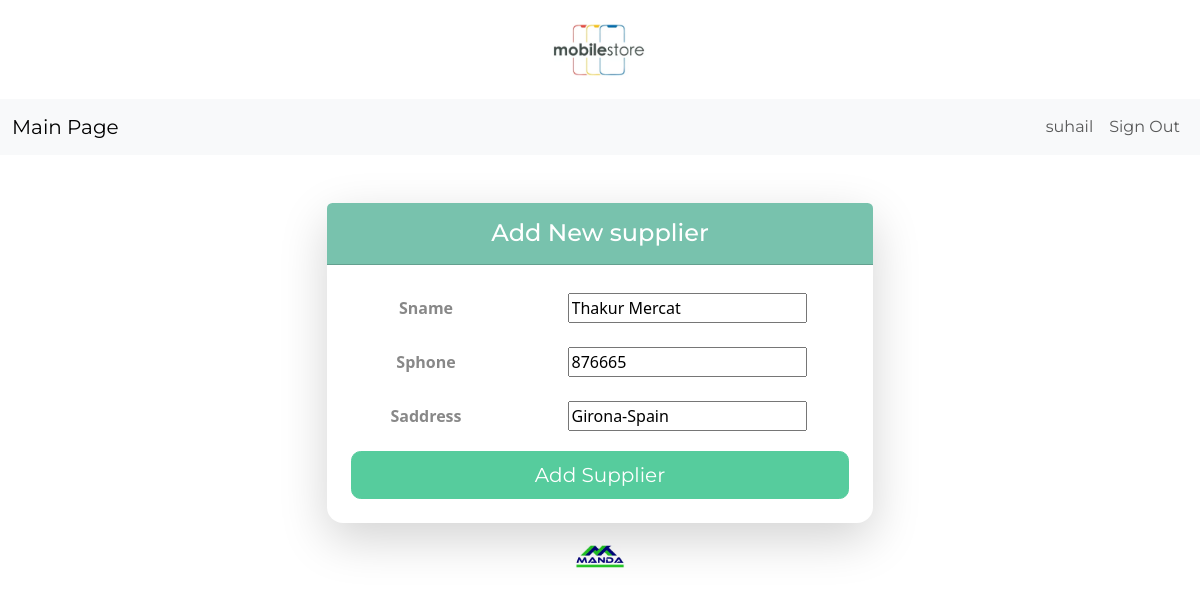
Screenshot of /supp-edit/4/ (signed in) with the database file from the repository.
### inventory/models.py (models this page shows, shortened)
class SupplierData(models.Model):
	sname = models.CharField(max_length=15)
	sphone = models.IntegerField()
	saddress = models.CharField (max_length=50)
	datecl = models.DateTimeField(auto_now_add=True)
	user = models.ForeignKey(User, on_delete=models.CASCADE)

### inventory/views.py (the view)
# urls.py: path('supp-edit/<int:pk>/', EditItemSup.as_view(), name='supp-edit'),
class EditItemSup(LoginRequiredMixin, UpdateView):
	model = SupplierData
	form_class = SupplierDataForm
	template_name = 'inventory/supplieradd.html'
	success_url = reverse_lazy('dashboard3')

### inventory/forms.py
class SupplierDataForm(forms.ModelForm):
  	class Meta:
  		model = SupplierData
  		fields = ['sname','sphone', 'saddress']

### inventory/templates/inventory/supplieradd.html (shortened to what this page needs)
{% extends 'inventory/base.html' %}
{% load crispy_forms_tags %}
{% block content %}
    <div class="container mt-5">
        <div class="row justify-content-center">
            <div class="col-md-6">
                <div class="card shadow-lg rounded-4 border-0">
                    <div class="card-header bg-primary text-white text-center py-3">
                        <h4 class="mb-0">Add New supplier</h4>
                    </div>
                    <div class="card-body p-4">
                        <form method="POST" class="needs-validation" novalidate>
                            {% for field in form %}
                                <div class="mb-3 row align-items-center">
                                    <label for="{{ field.id_for_label }}" class="col-sm-4 col-form-label fw-bold">{{ field.label }}</label>
                                    <div class="col-sm-8">
                                        {{ field }}
                                    </div>
                                </div>
                            {% endfor %}
                            <div class="d-grid gap-2">
                                <button type="submit" class="btn btn-success btn-lg">Add Supplier</button>
                            </div>
                        </form>
                    </div>
                </div>
            </div>
        </div>
    </div>
{% endblock content %}

### inventory/templates/inventory/navigation.html (shortened to what this page needs)
<nav class="navbar navbar-expand-lg bg-light">
	<div class="container-fluid">
		<a class="navbar-brand" href="{% url 'index' %}">Main Page</a>
		<div class="collapse navbar-collapse justify-content-end" id="navbarNav">
			<ul class="navbar-nav">
				{% if user.is_authenticated %}
					<li class="nav-item">
						<a class="nav-link" href="#">{{ user.username }}</a>
					</li>
					<li class="nav-item">
						<a class="nav-link" href="{% url 'logout' %}">Sign Out</a>
					</li>
				{% endif %}
			</ul>
		</div>
	</div>
</nav>

### rows the page displays
SupplierData: form "Thakur Mercat" "876665" "Girona-Spain"

### other values shown
{{ user.username }} "suhail"
{{ field.label }} "Sname" "Sphone" "Saddress"
